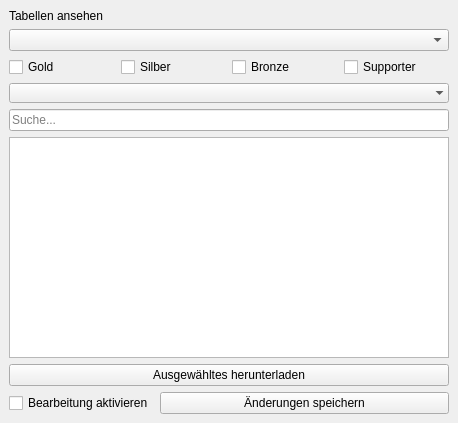
<?xml version="1.0" encoding="UTF-8"?>
<ui version="4.0">
 <class>Tables</class>
 <widget class="QMainWindow" name="Tables">
  <property name="geometry">
   <rect>
    <x>0</x>
    <y>0</y>
    <width>458</width>
    <height>423</height>
   </rect>
  </property>
  <property name="windowTitle">
   <string>Dialog</string>
  </property>
  <widget class="QWidget" name="centralwidget_display_tables">
   <layout class="QVBoxLayout" name="verticalLayout">
    <item>
     <widget class="QLabel" name="l_dialogTitle">
      <property name="text">
       <string>Tabellen ansehen</string>
      </property>
     </widget>
    </item>
    <item>
     <widget class="QComboBox" name="cb_table">
      <property name="placeholderText">
       <string>Tabellen...</string>
      </property>
     </widget>
    </item>
    <item>
     <layout class="QHBoxLayout" name="filterHorizontalLayout">
      <item>
       <widget class="QCheckBox" name="cb_filter_gold">
        <property name="text">
         <string>Gold</string>
        </property>
       </widget>
      </item>
      <item>
       <widget class="QCheckBox" name="cb_filter_silver">
        <property name="text">
         <string>Silber</string>
        </property>
       </widget>
      </item>
      <item>
       <widget class="QCheckBox" name="cb_filter_bronze">
        <property name="text">
         <string>Bronze</string>
        </property>
       </widget>
      </item>
      <item>
       <widget class="QCheckBox" name="cb_filter_supporter">
        <property name="text">
         <string>Supporter</string>
        </property>
       </widget>
      </item>
     </layout>
    </item>
    <item>
     <widget class="QComboBox" name="cb_filter">
      <property name="placeholderText">
       <string>Filtern nach...</string>
      </property>
      <property name="frame">
       <bool>false</bool>
      </property>
     </widget>
    </item>
    <item>
     <widget class="QLineEdit" name="le_search">
      <property name="placeholderText">
       <string>Suche...</string>
      </property>
     </widget>
    </item>
    <item>
     <widget class="QTableView" name="tv_table"/>
    </item>
    <item>
     <widget class="QPushButton" name="pb_download">
      <property name="text">
       <string>Ausgewähltes herunterladen</string>
      </property>
     </widget>
    </item>
    <item>
     <layout class="QHBoxLayout" name="horizontalLayout">
      <property name="leftMargin">
       <number>0</number>
      </property>
      <item>
       <widget class="QCheckBox" name="cb_editMode">
        <property name="layoutDirection">
         <enum>Qt::LeftToRight</enum>
        </property>
        <property name="text">
         <string>Bearbeitung aktivieren</string>
        </property>
       </widget>
      </item>
      <item>
       <widget class="QPushButton" name="pb_save">
        <property name="sizePolicy">
         <sizepolicy hsizetype="MinimumExpanding" vsizetype="Fixed">
          <horstretch>0</horstretch>
          <verstretch>0</verstretch>
         </sizepolicy>
        </property>
        <property name="text">
         <string>Änderungen speichern</string>
        </property>
       </widget>
      </item>
     </layout>
    </item>
   </layout>
  </widget>
 </widget>
 <tabstops>
  <tabstop>cb_table</tabstop>
  <tabstop>cb_filter_gold</tabstop>
  <tabstop>cb_filter_silver</tabstop>
  <tabstop>cb_filter_bronze</tabstop>
  <tabstop>cb_filter_supporter</tabstop>
  <tabstop>cb_filter</tabstop>
  <tabstop>le_search</tabstop>
  <tabstop>tv_table</tabstop>
  <tabstop>pb_download</tabstop>
  <tabstop>pb_save</tabstop>
  <tabstop>cb_editMode</tabstop>
 </tabstops>
 <resources/>
 <connections/>
</ui>
